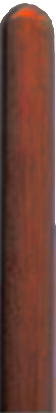
#> input picture resources/bara.png, 56 x 413 px, given in place of sky.png, which was not available
$ python -i hrzmkr.py   (imports and definitions only)   (Python 2 division)   (older library calls are emulated)
#> lines starting #> are read from the running program, lines starting #| are printed output that depends on the picture; pictures that were not available may be replaced by others from this repository, and a replacement may not be noted
#!/usr/local/bin/python
# -*- coding: UTF-8 -*-


# welcome to hrzmkr.py
# returns an horizon picture

# enable debugging

#fer la classe log/debug


import PIL.Image as Image
import PIL.ImageDraw as ImageDraw
import PIL.ImageFont as ImageFont
import random
import uuid
import os


tempdir = "/var/www/html/temp/"

def random_color():
	levels = range(10,250,10)
	return tuple(random.choice(levels) for _ in range(3))

def random_pos(m,n):
	r = random.choice(range(m,n))
	return r

def genImage():
	#horitzontal
	resources = "/var/www/html/resources/"
	param = 1

	aureo = param * 1.618033988

	# canvas size
	height = 333#random.choice((100,300,1))
	width = int (height *  aureo)
	skysize     = (width,int((height/ aureo)+1))
	terrainsize = (width,int(height-(height/ aureo)))
	hrzsize     = (width,height)
	sunsize     = (height,height)

	# elemens
	#sky
	skypos = (0,0)
	skyColor = random_color()
	sky     = Image.open(resources+"sky.png").resize(skysize , Image.ANTIALIAS)
	skyMasc = Image.new('RGBA', skysize, skyColor)

	#terrain
	terrainpos = (0,int((height/aureo)+1))
	terrainColor = random_color()
	terrain = Image.open(resources+"terrain.png").resize(terrainsize , Image.ANTIALIAS)
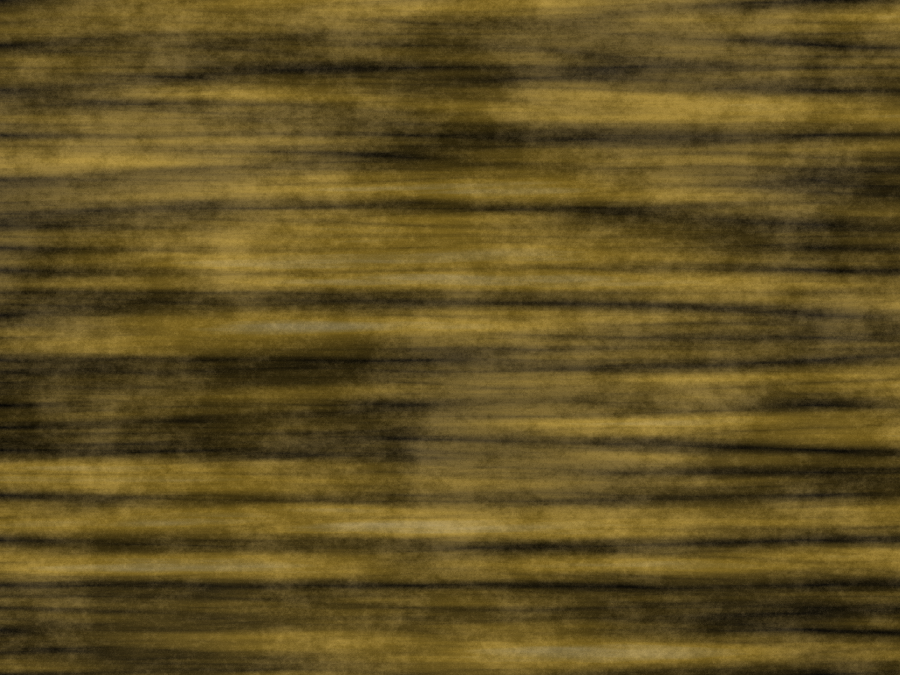
#> input picture resources/terrain.png, 1800 x 1350 px, found by its file name (shown at 1/2 size)
	terrainMasc = Image.new('RGBA', terrainsize, terrainColor)

	#terrain shadow
	shadow = Image.open(resources+"shadow.png").resize(terrainsize , Image.ANTIALIAS)
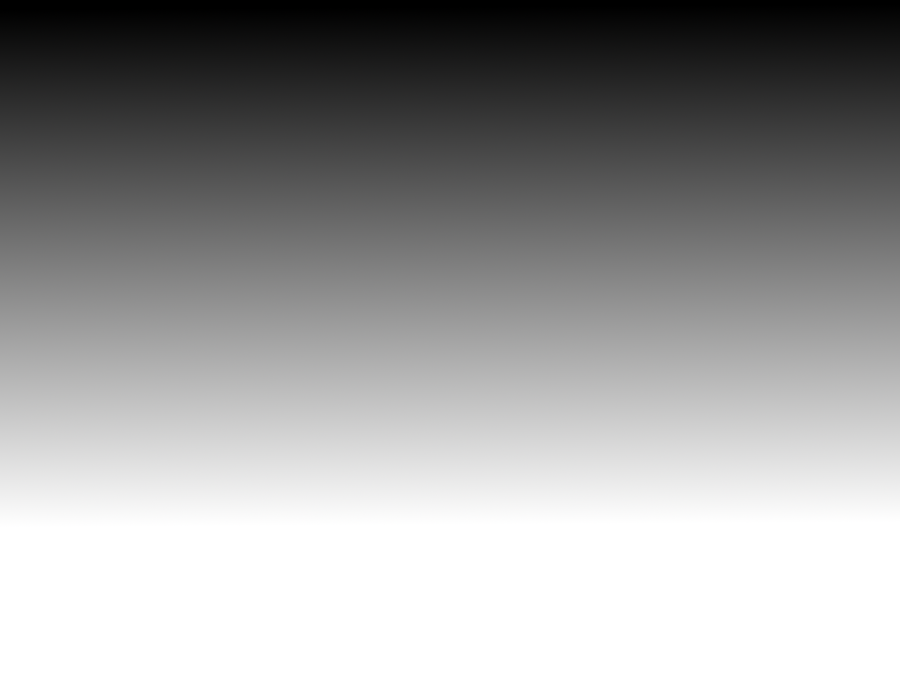
#> input picture resources/shadow.png, 1800 x 1350 px, found by its file name (shown at 1/2 size)
	terrain = Image.blend(terrain,shadow,alpha=0.2)

	#marc
	marc = Image.open(resources+"border.png").resize(hrzsize , Image.ANTIALIAS)
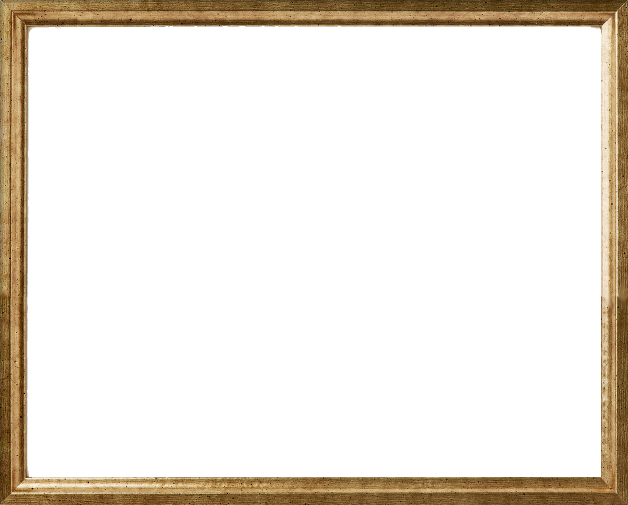
#> input picture resources/border.png, 1256 x 1010 px, found by its file name (shown at 1/2 size)
	marcpos = (0,0)

	#sun
	sunpos = (0,0)


	sunpos2 = (int(-height/2),int(-height/2))
	randomsunpos = (random_pos(0,width),random_pos(0,int((height/ aureo)+1)))


	sunImgpos = tuple(map(sum, zip(sunpos2,randomsunpos)))

	sunColor = random_color()
	sun = Image.open(resources+"sun.png").resize(sunsize , Image.ANTIALIAS)
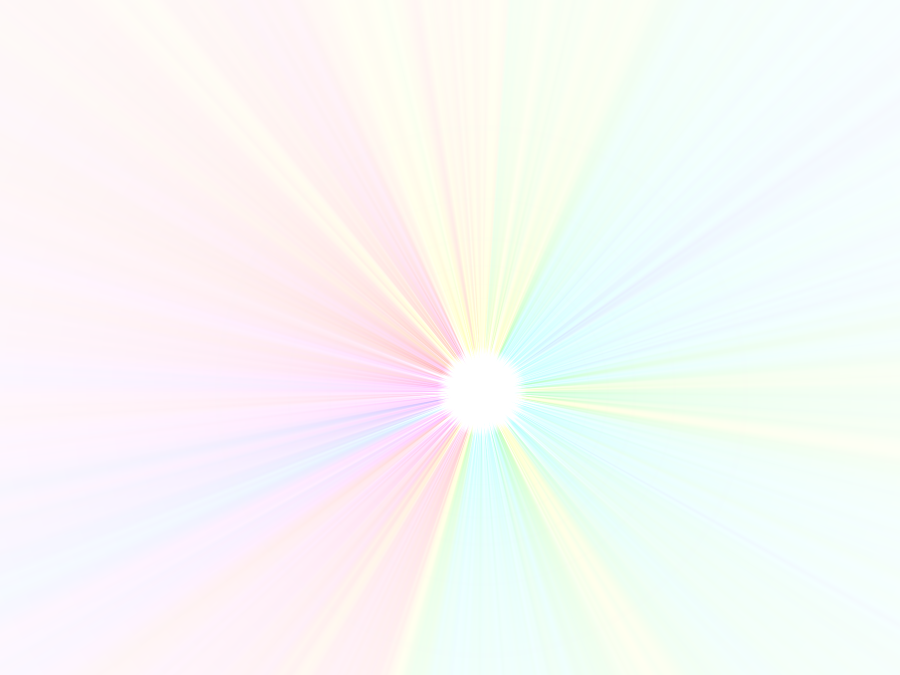
#> input picture resources/sun.png, 1800 x 1350 px, found by its file name (shown at 1/2 size)
	sunMasc = Image.new('RGBA', skysize,sunColor)
	sunImg = sun.resize(sunsize)

	#destination
	hrzimg = Image.new("RGBA",hrzsize,(0,0,0,255))


	sunMasc.paste(sunImg, sunImgpos, sunImg)

	skyImg = Image.blend(skyMasc,sky,alpha=0.80)
	sunImg = Image.blend(skyImg,sunMasc,alpha=0.80)
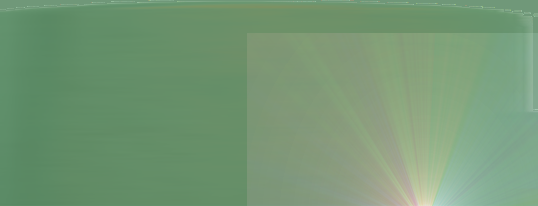
#> sunImg: PIL image 538x206 RGBA; mean R, G, B, A 109.5, 146.7, 109.3, 241.4; transparent parts drawn white
	terrainImg=Image.blend(terrainMasc,terrain,alpha=0.80)
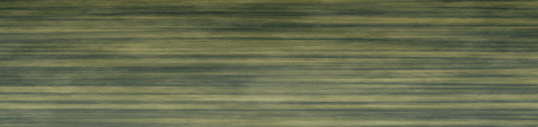
#> terrainImg: PIL image 538x127 RGBA; mean R, G, B, A 102.7, 108.2, 78.8, 255

	skyImg.paste(sunImg,sunpos)
	hrzimg.paste(skyImg,skypos)
	hrzimg.paste(terrainImg,terrainpos,terrainImg)


	im = ImageDraw.Draw(hrzimg)


	#monolito vaya


	#bright
	h = height-(height/ aureo)
	tall=random_pos(1,int(h))
	#default len
	y=int((height/ aureo)+1)+random_pos( 0 ,int(height-(height/ aureo))-tall)


	palrandompos = ( random_pos(0, width), y)

	#change if far
	#tall = (tall*h)  % (y/h)


	palpos = tuple(map(sum, zip((0,-tall),palrandompos)))
	im.line((palrandompos,palpos),(200,200,200,200),2)


	#hide
	palpos = tuple(map(sum, zip((1,-tall),palrandompos)))
	palrandompos = tuple(map(sum, zip((1,0),palrandompos)))
	im.line((palpos,palrandompos),(0,0,0,250),2)

	#shadow
	shadowX=sunImgpos[0]

	shadowpos = tuple(map(sum, zip((shadowX,10),palrandompos)))
	im.line( (palrandompos,shadowpos) , (0,0,0,225) , 5 )
	del im

	#ponemos el marco
	hrzimg.paste(marc,marcpos,marc)


	#ponemos etiqueta

	unik=str(uuid.uuid4())[:8];

	im = ImageDraw.Draw(hrzimg)
	# [7 lines of commented-out code are left out]
	im.text( (width/2-10,height-10),unik,"black")
	im.text( (width/2-10,height-11),unik,"pink")


	im.text( (width-86,height-30)," by hrzmkr","olive")

	im.text( (width-86,height-31)," by hrzmkr","lime")

	del im


	filename=tempdir+unik+".png"
	print filename

	hrzimg.save(filename)
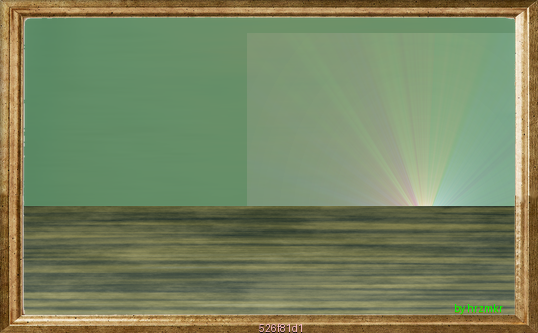
#> saved as 526f81d1.png: PIL image 538x333 RGBA; mean R, G, B, A 116, 130.1, 93.1, 247.4; transparent parts drawn white
	data = open(filename, "rb").read()
	#os.remove(filename)

	return data

def handler(req):
    data = genImage()
    req.content_type = "image/png"
    req.content_length=str(len(data))
    req.write(data)

    return req.OK

# [1 line not run here, left out]


"""
nameHrz,
dtHrz,
topHrz,
topHrzColor,
bottomHrzColor,
widthHrz,
heightHrz,
authorHrz,
xPal,yPal,hPalx,hPaly,
alcada,
colPal,
superX,
superY,
version
"""

>>> result = genImage()
